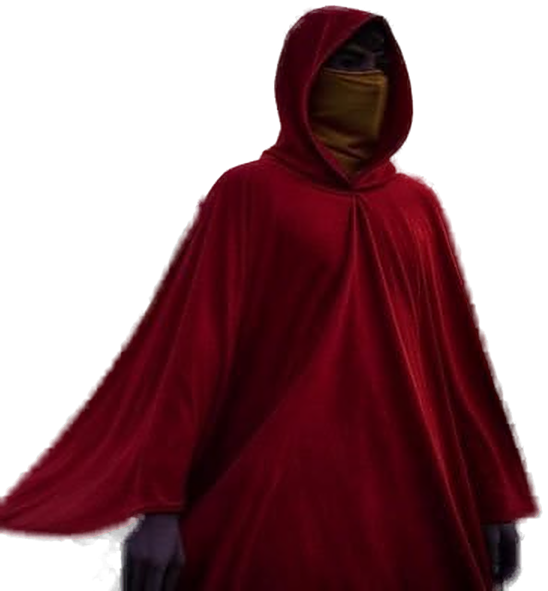
#> input picture film/assets/figure/figure-master.png, 1095 x 1182 px, found by its file name (shown at 1/2 size)
$ python figure_anim.py --out out.png
#> lines starting #> are read from the running program, lines starting #| are printed output that depends on the picture
#!/usr/bin/env python3
"""2.5D animation rig for the Bounden cashier figure.

The figure is a cinematic still (the owner's supplied image, extracted
with rembg into film/assets/figure/figure-master.png). Kaggle's GPU
belongs to THE SAME WAY production this week, so the figure is brought
to life with a 2.5D warp rig instead of image-to-video:

  - cloak sway: a horizontal displacement field that grows toward the
    hem, phase-wobbled so it never loops mechanically;
  - breathing: a slow, subtle vertical swell anchored at the hem;
  - a head layer: the hood/head region is rotated around a neck pivot
    and blended back through a feathered oval mask, which gives head
    turns, tilts, nods and the slow refusal head-shake;
  - leans and glides are applied by the compositor (position/rotation
    of the whole layer), not here.

Everything is deterministic: a frame is a pure function of t and the
cue values, so pass 2 can re-render any moment exactly.

Usage as a library:  from figure_anim import FigureRig
CLI: figure_anim.py --t 1.25 --head-angle -2.0 --out frame.png
"""
import argparse
import math

import numpy as np
from PIL import Image

MASTER = "/home/hatch/workspace/bounden/film/assets/figure/figure-master.png"


def _bilinear(img: np.ndarray, sx: np.ndarray, sy: np.ndarray) -> np.ndarray:
    """Sample img (H,W,C) at float coords (sx, sy); outside = transparent."""
    h, w, _ = img.shape
    x0 = np.floor(sx).astype(np.int64)
    y0 = np.floor(sy).astype(np.int64)
    x1 = x0 + 1
    y1 = y0 + 1
    fx = (sx - x0)[..., None]
    fy = (sy - y0)[..., None]
    x0c = np.clip(x0, 0, w - 1)
    x1c = np.clip(x1, 0, w - 1)
    y0c = np.clip(y0, 0, h - 1)
    y1c = np.clip(y1, 0, h - 1)
    valid = ((sx >= 0) & (sx <= w - 1) & (sy >= 0) & (sy <= h - 1)).astype(np.float32)[..., None]
    ia = img[y0c, x0c] * (1 - fx) * (1 - fy)
    ib = img[y0c, x1c] * fx * (1 - fy)
    ic = img[y1c, x0c] * (1 - fx) * fy
    id_ = img[y1c, x1c] * fx * fy
    return (ia + ib + ic + id_) * valid


def _smoothstep(a: float, b: float, x: np.ndarray) -> np.ndarray:
    t = np.clip((x - a) / (b - a), 0.0, 1.0)
    return t * t * (3 - 2 * t)


class FigureRig:
    def __init__(self, master_path: str = MASTER, height: int = 640):
#> called with height = 640
        img = Image.open(master_path)
#> img is the input picture: PIL image 1095x1182 RGBA; mean R, G, B, A 38.9, 2, 7.1, 140
        w = round(img.size[0] * height / img.size[1])
#> w = 593
        img = img.resize((w, height), Image.LANCZOS)
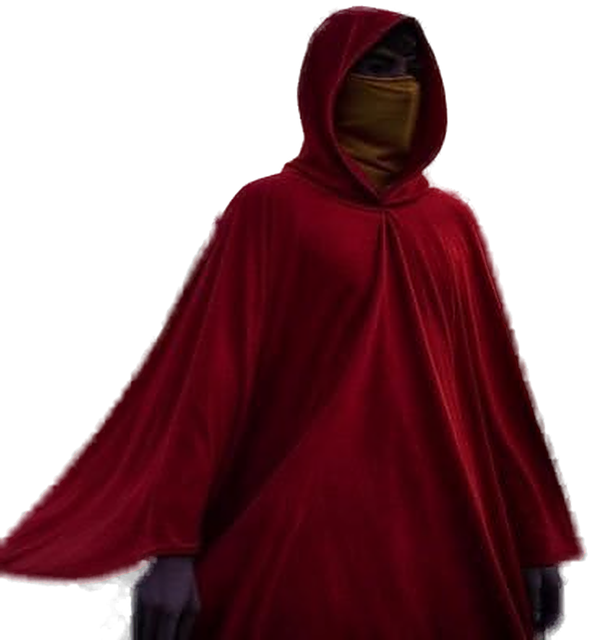
#> img: PIL image 593x640 RGBA; mean R, G, B, A 38.6, 2, 7.1, 140; transparent parts drawn white
        self.img = np.asarray(img).astype(np.float32)
        self.h, self.wd = height, w
#> self.h = 640; self.wd = 593
        # neck pivot + head mask geometry (fractions of the figure box,
        # read off the extracted still: hood spans the top ~40%).
        self.pivot = (0.55 * self.wd, 0.345 * self.h)
#> self.pivot = (326.2, 220.8)
        yy, xx = np.mgrid[0:self.h, 0:self.wd].astype(np.float32)
        self.xx, self.yy = xx, yy
        cx, cy = 0.55 * self.wd, 0.185 * self.h
#> cx = 326.2; cy = 118.4
        rx, ry = 0.225 * self.wd, 0.205 * self.h
#> rx = 133.4; ry = 131.2
        d = np.sqrt(((xx - cx) / rx) ** 2 + ((yy - cy) / ry) ** 2)
        feather = _smoothstep(1.12, 0.82, d)  # 1 inside the hood oval
        # never let the head layer reach below the shoulders
        feather *= _smoothstep(0.46 * self.h, 0.38 * self.h, yy)
        self.head_mask = feather[..., None]
        # sway shape: zero above the waist, growing to the hem
        shape = _smoothstep(0.34 * self.h, 1.0 * self.h, yy) ** 1.4
        self.sway_shape = shape

    def frame(self, t: float, head_angle: float = 0.0, sway_amp: float = 7.0,
              breath: float = 1.0) -> Image.Image:
        """Render the figure layer at time t.

        head_angle: degrees, + = turn toward frame-left (his audience
        side when he stands at bottom-right). sway/breath are gains.
        """
        phase = 2 * math.pi * t / 4.2 + 0.8 * math.sin(2 * math.pi * t / 6.7)
        dx = sway_amp * self.sway_shape * math.sin(phase)
        dy = breath * 2.2 * (self.yy / self.h) * math.sin(2 * math.pi * t / 3.8)
        body = _bilinear(self.img, self.xx - dx, self.yy - dy)
#> in _bilinear, `x0 = np.floor(sx).astype(np.int64)`:
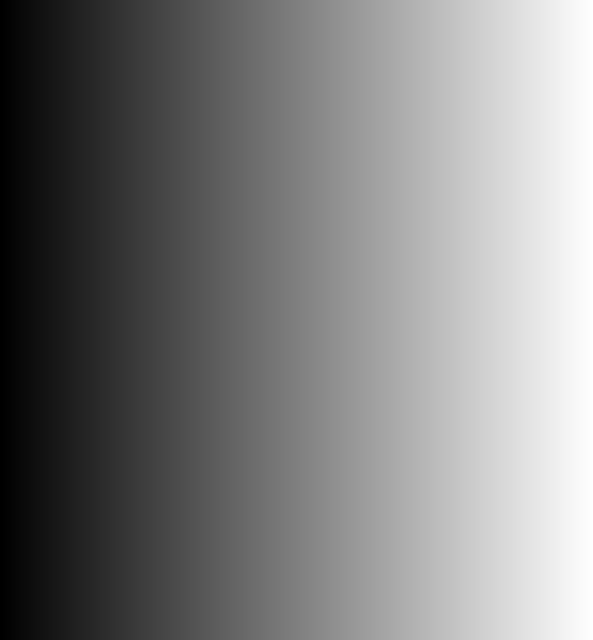
#> x0: shape (640, 593) int64; min 0, max 592, mean 296; drawn with min black and max white
#> in _bilinear, `y0 = np.floor(sy).astype(np.int64)`:
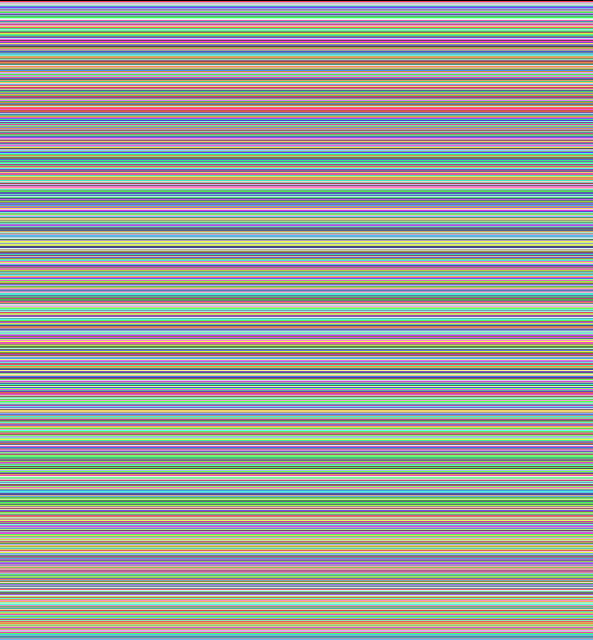
#> y0: shape (640, 593) int64; 640 distinct labels, from 0 to 639; one colour per label, 0 black
#> in _bilinear, `y0 = np.floor(sy).astype(np.int64)`:
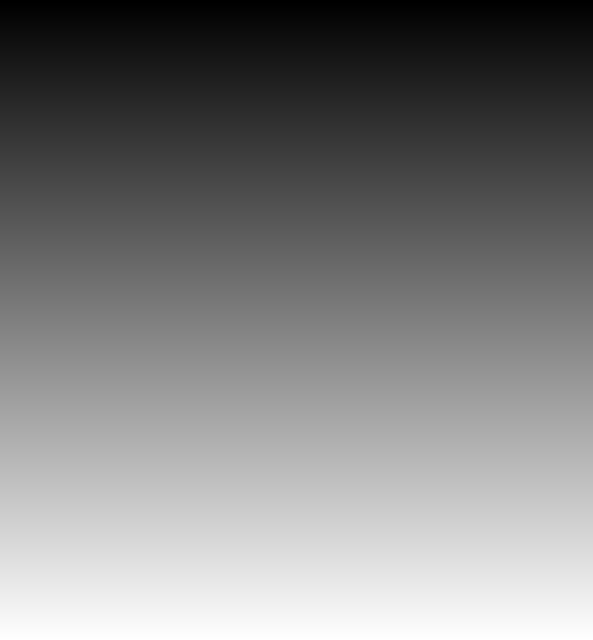
#> sy: shape (640, 593) float32; min 0, max 639, mean 319.5; drawn with min black and max white
#> in _bilinear, `y1 = y0 + 1`: y1: shape (640, 593) int64; 640 distinct labels, from 1 to 640
#> in _bilinear, `fx = (sx - x0)[..., None]`: fx: shape (640, 593, 1) float64; every value is 0
#> in _bilinear, `y1c = np.clip(y1, 0, h - 1)`: y1c: shape (640, 593) int64; 639 distinct labels, from 1 to 639
#> in _bilinear, `valid = ((sx >= 0) & (sx <= w - 1) & (sy >= 0) & (sy <= h - 1)).astype..`: valid: shape (640, 593, 1) float32; every value is 1
#> in _bilinear, `ib = img[y0c, x1c] * fx * (1 - fy)`: ib: shape (640, 593, 4) float64; every value is 0
        if abs(head_angle) > 0.01:
            layer = Image.fromarray(np.clip(body, 0, 255).astype(np.uint8), "RGBA")
            rot = layer.rotate(head_angle, resample=Image.BICUBIC,
                               center=self.pivot)
            rot_np = np.asarray(rot).astype(np.float32)
            out = body * (1 - self.head_mask) + rot_np * self.head_mask
        else:
            out = body
        return Image.fromarray(np.clip(out, 0, 255).astype(np.uint8), "RGBA")


if __name__ == "__main__":
    ap = argparse.ArgumentParser()
    ap.add_argument("--t", type=float, default=0.0)
    ap.add_argument("--head-angle", type=float, default=0.0)
    ap.add_argument("--height", type=int, default=640)
    ap.add_argument("--out", required=True)
    a = ap.parse_args()
    rig = FigureRig(height=a.height)
    rig.frame(a.t, head_angle=a.head_angle).save(a.out)
    print("wrote", a.out)
